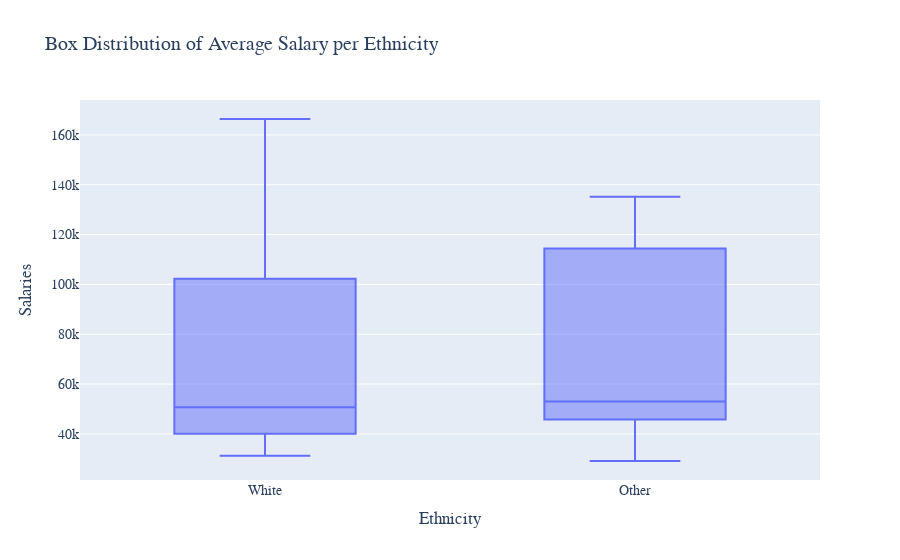

The notebook cell saved with this chart:
### Markdown cell above
## Comment 
- Basically the **Salaries are disributed based on the positions** of the employees with the **outliers showing employees with higher seniority** in each departement, mostly directors and managers.
- We still **can't determine if there's a discrimination using only the department data**.

### Code cell
# Box Distribution for Ethnicity
fig = go.Figure()
fig.add_trace(go.Box(y=df['Salary'], x=df['Ethnicity']))
fig.update_layout(
    title='Box Distribution of Average Salary per Ethnicity',xaxis_title='Ethnicity',
    yaxis_title='Salaries',
    font=dict(family="Courier New, monospace", size=14))
fig.show()

### Figure 1 — Plotly figure (JSON) as saved in the notebook; plotly's stock layout.template omitted (floating-point values rounded to 4 significant figures; data arrays with more than 128 entries replaced by an {"elided": "..."} marker saying what was removed)
{"data": [{"type": "box", "x": {"elided": "174 str values"}, "y": {"elided": "174 float values"}}], "layout": {"font": {"family": "Courier New, monospace", "size": 14}, "title": {"text": "Box Distribution of Average Salary per Ethnicity"}, "xaxis": {"title": {"text": "Ethnicity"}}, "yaxis": {"title": {"text": "Salaries"}}}}
